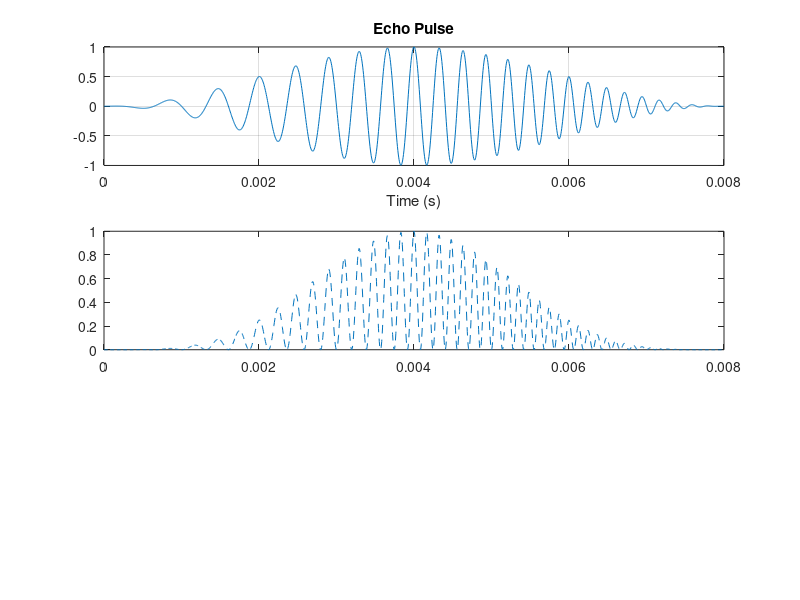

This figure's MATLAB source: (Note: this script raises an error after producing the figure.)

clc
clear all
close all


T = 8E-3; % Pulse width (s)
Fs = 192E+3; % Sampling rate (Hz)
f0 = 1E+3; % Initial and final pulse frequency (Hz)
f1 = 5E+3;
t = (0:1/Fs:T)'; % Time vector
yc = chirp(t,f0,t(end),f1);
w = hanning(numel(t));
y = yc.*w;


% Plot the signal
figure
subplot(3,1,1)
plot(t,y) 
grid on
xlabel("Time (s)")
title("Echo Pulse")
subplot(3,1,2)
ysq = (y.^2);
title("Energy of Pulse")
plot(t,ysq,'--')
hold on
[up,lo] = envelope(ysq,1,'peak');
plot(t,up)
legend('Energy','envelope')


n = length(ysq)
rate = zeros(1,n);
rate1 = zeros(1,n);

for l = 4:n
    k = l-3;
    rate(l) = ysq(l)/ysq(k);
    rate1(l) = up(l)/up(k);
end

[up1,lo1] = envelope(rate,1,'peak');


subplot(3,1,3)
plot(t,rate1)
title('Rate of change of energy')
hold on
plot(t,up1,'--')

figure
u = up1*(0.407547785*10^(-29));
plot(t,u)
hold on
plot(t,y,'-')

figure
plot(t,u)
hold on
plot(t,ysq)
legend('envelope of rate of change','Energy')

max(u)
i = find(max(u) == u)
ysq(i)
disp('Time at with feature point is obtained');
time = i*(8*10^-3)/1537

